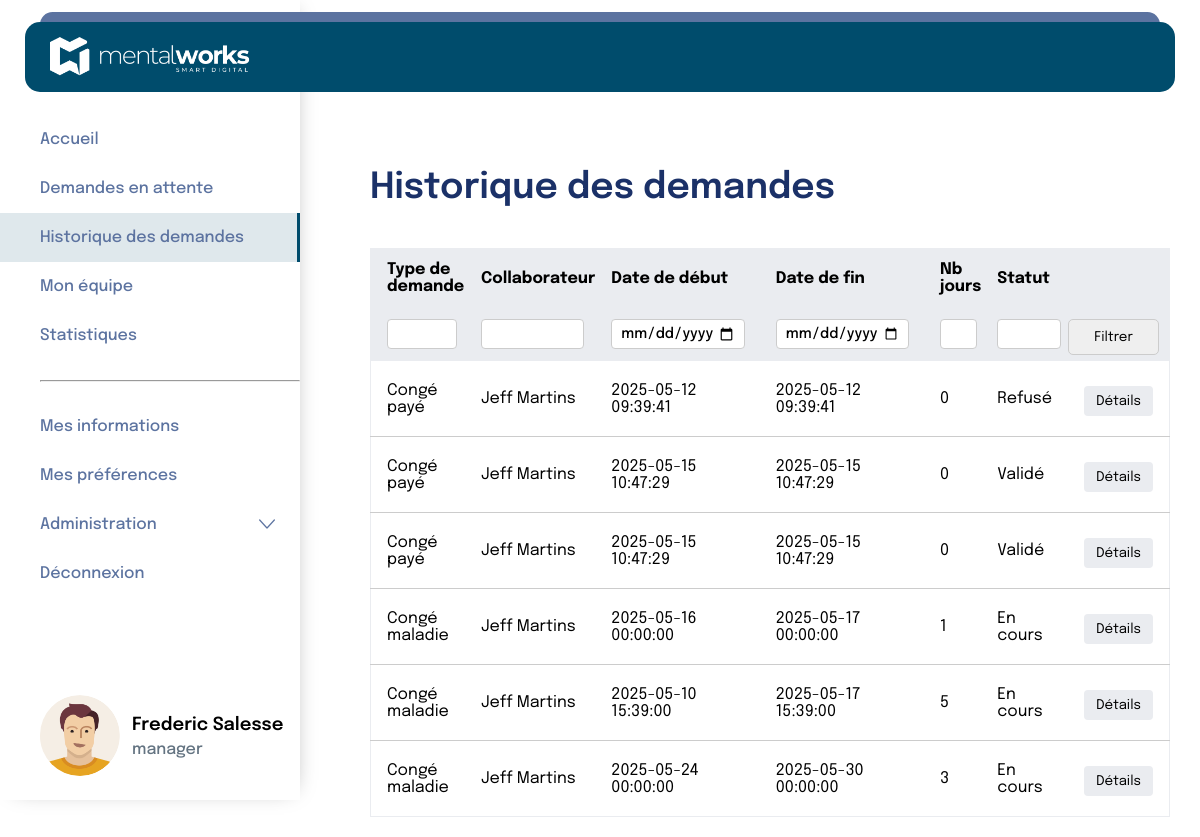
Page /pages/manager/historiqueDesDemandesEnAttente.php (signed in) on the committed database.
### tables this page shows
CREATE TABLE `request` (
  `id` int(11) NOT NULL,
  `request_type_id` int(11) NOT NULL,
  `collaborator_id` int(11) NOT NULL,
  `department_id` int(11) NOT NULL,
  `created_at` datetime NOT NULL,
  `start_at` datetime NOT NULL,
  `end_at` datetime NOT NULL,
  `period` int(11) NOT NULL,
  `receipt_file` blob DEFAULT NULL,
  `comment` text DEFAULT NULL,
  `answer_comment` text DEFAULT NULL,
  `answer` tinyint(1) DEFAULT NULL,
  `answer_at` datetime DEFAULT NULL
);

CREATE TABLE `request_type` (
  `id` int(11) NOT NULL,
  `name` varchar(100) NOT NULL
);

CREATE TABLE `person` (
  `id` int(11) NOT NULL,
  `last_name` varchar(100) NOT NULL,
  `first_name` varchar(100) NOT NULL,
  `manager_id` int(11) DEFAULT NULL,
  `department_id` int(11) NOT NULL,
  `position_id` int(11) NOT NULL,
  `alert_new_request` tinyint(1) NOT NULL DEFAULT 0,
  `alert_on_answer` tinyint(1) NOT NULL DEFAULT 0,
  `alert_before_vacation` tinyint(1) NOT NULL DEFAULT 0
);

### pages/manager/historiqueDesDemandesEnAttente.php (the view, shortened to what this page needs)
<?php
include '../../includes/database.php';
include '../../includes/header2.php';
$typeFiltre = isset($_GET['type']) ? trim($_GET['type']) : '';
$collabFiltre = isset($_GET['collaborateur']) ? trim($_GET['collaborateur']) : '';
$dateDebutFiltre = isset($_GET['date_debut']) ? trim($_GET['date_debut']) : '';
$dateFinFiltre = isset($_GET['date_fin']) ? trim($_GET['date_fin']) : '';
$nbJoursFiltre = isset($_GET['nb_jours']) ? trim($_GET['nb_jours']) : '';
$statutFiltre = isset($_GET['statut']) ? trim($_GET['statut']) : '';
$sql = "SELECT
    col.last_name AS collaborator_last_name,
    col.first_name AS collaborator_first_name,
    rt.name AS request_type,
    req.id,
    req.created_at,
    req.start_at,
    req.end_at,
    req.period,
    CASE
        WHEN req.answer IS NULL THEN 'En cours'
        WHEN req.answer = 0 THEN 'Refusé'
        WHEN req.answer = 1 THEN 'Validé'
        ELSE 'Statut inconnu'
    END AS statut
FROM request req
JOIN request_type rt ON req.request_type_id = rt.id
JOIN person col ON req.collaborator_id = col.id
WHERE col.department_id=:id";
$params = [];
$params[':id'] = $_SESSION["utilisateur"]['departement'];
$recupRequetesCollab = $bdd->prepare($sql);
$recupRequetesCollab->execute($params);
$requetes = $recupRequetesCollab->fetchAll(PDO::FETCH_ASSOC);
?>
<link rel="stylesheet" href="../../style.css">
<div class="flex">
    <?php include "../../includes/navBar/navBar2.php"; ?>
    <div class="containerHistorique page">
        <section class="historiqueSection">
            <div class="headerRow">
                <h1>Historique des demandes</h1>
            </div>
            <form method="get">
                <table class="historiqueTable">
                    <thead>
                        <tr>
                            <th>Type de demande</th>
                            <th>Collaborateur</th>
                            <th>Date de début</th>
                            <th>Date de fin</th>
                            <th>Nb jours</th>
                            <th>Statut</th>
                            <th></th>
                        </tr>
                        <tr class="filtersRow">
                            <th><input type="text" name="type" value="<?= htmlspecialchars($typeFiltre) ?>" /></th>
                            <th><input type="text" name="collaborateur" value="<?= htmlspecialchars($collabFiltre) ?>" /></th>
                            <th><input type="date" name="date_debut" value="<?= htmlspecialchars($dateDebutFiltre) ?>" /></th>
                            <th><input type="date" name="date_fin" value="<?= htmlspecialchars($dateFinFiltre) ?>" /></th>
                            <th><input type="number" name="nb_jours" value="<?= htmlspecialchars($nbJoursFiltre) ?>" /></th>
                            <th><input type="text" name="statut" value="<?= htmlspecialchars($statutFiltre) ?>" /></th>
                            <th style="padding: 0 10px 0 0 ;"><button type="submit">Filtrer</button></th>
                        </tr>
                    </thead>
                    <tbody>
                        <?php
                        if (!empty($requetes)) {
                            foreach ($requetes as $requete) {
                                $id = $requete["id"];
                                echo "<tr>";
                                echo "<td data-label='Type de demande'>" . htmlspecialchars($requete['request_type']) . "</td>";
                                echo "<td data-label='Collaborateur'>" . htmlspecialchars($requete['collaborator_first_name']) . ' ' . htmlspecialchars($requete['collaborator_last_name']) . "</td>";
                                echo "<td data-label='Date de début'>" . htmlspecialchars($requete['start_at']) . "</td>";
                                echo "<td data-label='Date de fin'>" . htmlspecialchars($requete['end_at']) . "</td>";
                                echo "<td data-label='Nb jours'>" . htmlspecialchars($requete['period']) . "</td>";
                                echo "<td data-label='Statut'>" . htmlspecialchars($requete['statut']) . "</td>";
                                echo "<td><button class='detailsButton'><a  style='color:black;' href='detailsDemande.php?id=$id'>Détails</a></button></td>";
                                echo "</tr>";
                            }
                        } else {
                            echo "<tr><td colspan='7'>Aucune demande dans l'historique.</td></tr>";
                        }
                        ?>
                    </tbody>
                </table>
            </form>
        </section>
    </div>
</div>
<?php include '../../includes/footer.php'; ?>

### style.css (style rules this page uses)
* { margin: 0; padding: 0; box-sizing: border-box; }
html { margin: 0; }
body { margin: 0; padding: 0; font-family: "Epilogue"; }
:root { --color_btn: #004c6c; --color_title: #1b3168; --color_text: #000000; --color_btn_navbarre: #5c73a0; --color_href_a: rgba(0, 76, 108, 1); --gray: #637381; --border: #eaecf0; }
h1 { font-size: 36px; color: var(--color_title); font-weight: 600; padding-bottom: 22px; }
a { text-decoration: none; color: white; }
input { border: none; outline: none; font-family: "Epilogue"; font-weight: 500; }
.page { flex: 1; padding: 150px 40px 0 350px; }
.flex { display: flex; }
.Container-newdemande input, select, textarea, button { width: 100%; padding: 10px; margin-top: 5px; border: 1px solid #ccc; border-radius: 5px; font-family: "Epilogue"; }
input[type="text"] { padding-left: 40px; }
.containerHistorique .historiqueSection { padding: 20px; width: 90%; }
.containerHistorique .headerRow { display: flex; align-items: center; margin-bottom: 20px; }
.containerHistorique .historiqueTable { width: 100%; border-collapse: collapse; margin-top: 10px; background-color: #fff; border: 1px solid var(--border); }
.containerHistorique .historiqueTable thead { background-color: var(--border); }
.containerHistorique .historiqueTable thead th { text-align: left; padding: 12px 0 12px 16px; border: none; }
.containerHistorique .filtersRow th { padding: 8px 0 8px 16px; }
.containerHistorique .filtersRow input { width: 90%; height: 30px; padding: 0 8px; border: 1px solid #ccc; border-radius: 4px; font-size: 0.9rem; }
.containerHistorique .historiqueTable tbody tr { border-bottom: 1px solid #ccc; }
.containerHistorique .historiqueTable tbody tr:last-child { border-bottom: none; }
.containerHistorique .historiqueTable td { text-align: left; padding: 20px 16px; border: none; }
.containerHistorique .detailsButton { background-color: var(--border); color: #333; padding: 8px 12px; border: none; border-radius: 4px; cursor: pointer; }
.headerRow { display: flex; align-items: center; margin-bottom: 50px; }
.filtersRow input { padding: 4px 8px; border: 1px solid #ccc; border-radius: 4px; font-size: 0.9rem; width: 100%; }
.detailsButton { background-color: var(--border); color: #333; padding: 8px 12px; border: none; border-radius: 4px; cursor: pointer; }

### rows in the picture
request: request_type.name "Congé payé", collaborator.first_name "Jeff", collaborator.last_name "Martins", start_at "2025-05-12 09:39:41", end_at "2025-05-12 09:39:41", period "0", statut "Refusé"
request: request_type.name "Congé payé", collaborator.first_name "Jeff", collaborator.last_name "Martins", start_at "2025-05-15 10:47:29", end_at "2025-05-15 10:47:29", period "0", statut "Validé"
request: request_type.name "Congé payé", collaborator.first_name "Jeff", collaborator.last_name "Martins", start_at "2025-05-15 10:47:29", end_at "2025-05-15 10:47:29", period "0", statut "Validé"
request: request_type.name "Congé maladie", collaborator.first_name "Jeff", collaborator.last_name "Martins", start_at "2025-05-16 00:00:00", end_at "2025-05-17 00:00:00", period "1", statut "En cours"
request: request_type.name "Congé maladie", collaborator.first_name "Jeff", collaborator.last_name "Martins", start_at "2025-05-10 15:39:00", end_at "2025-05-17 15:39:00", period "5", statut "En cours"
request: request_type.name "Congé maladie", collaborator.first_name "Jeff", collaborator.last_name "Martins", start_at "2025-05-24 00:00:00", end_at "2025-05-30 00:00:00", period "3", statut "En cours"

### other values in the picture
$_SESSION['utilisateur']['prenom'] "Frederic"
$_SESSION['utilisateur']['nom'] "Salesse"
$_SESSION['utilisateur']['role'] "manager"
